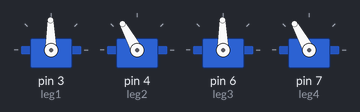
The sketch below on a simulated Arduino Uno, built with avr-gcc and run on an emulated ATmega328P. On the bench: 4 × servo.

Above: at 1.05 s.
At 2.15 s:
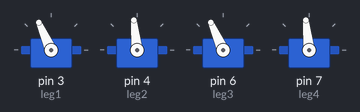
At 4.35 s:
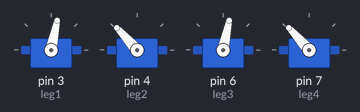
At 7.7 s:
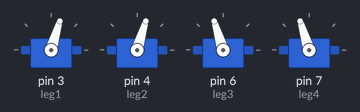
At 11.0 s:
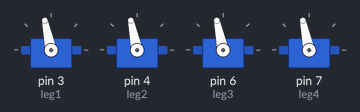
At 14.35 s:
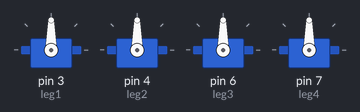
Timing chart, 0 to 18.4 s (numbered marks = the images above):
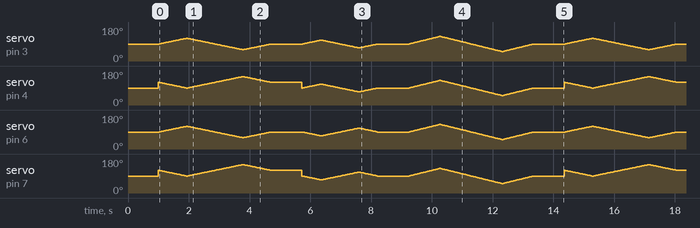

The sketch:

robot_motions.ino
```cpp
#include <Servo.h>

Servo leg1;
Servo leg2;
Servo leg3;
Servo leg4;

void setup() {
  leg1.attach(3);
  leg2.attach(4);
  leg3.attach(6);
  leg4.attach(7);

  leg1.write(90);
  leg2.write(90);
  leg3.write(90);
  leg4.write(90);
  delay(1000);
}

void loop() {
  forwardAndBack();
  delay(1000);

  sideTilt();
  delay(1000);

  happyDance();
  delay(1000);
}

void forwardAndBack() {
  for (int pos = 90; pos <= 120; pos += 1) {
    leg1.write(pos);
    leg3.write(pos);
    int pos2 = 210 - pos;
    leg2.write(pos2);
    leg4.write(pos2);
    delay(30);
  }

  for (int pos = 120; pos >= 60; pos -= 1) {
    leg1.write(pos);
    leg3.write(pos);
    int pos2 = 210 - pos;
    leg2.write(pos2);
    leg4.write(pos2);
    delay(30);
  }

  for (int pos = 60; pos <= 90; pos += 1) {
    leg1.write(pos);
    leg3.write(pos);
    int pos2 = 210 - pos;
    leg2.write(pos2);
    leg4.write(pos2);
    delay(30);
  }
}

void sideTilt() {
  for (int pos = 90; pos <= 110; pos += 1) {
    leg1.write(pos);
    leg2.write(pos);
    int pos2 = 180 - pos;
    leg3.write(pos2);
    leg4.write(pos2);
    delay(30);
  }

  for (int pos = 110; pos >= 70; pos -= 1) {
    leg1.write(pos);
    leg2.write(pos);
    int pos2 = 180 - pos;
    leg3.write(pos2);
    leg4.write(pos2);
    delay(30);
  }

  for (int pos = 70; pos <= 90; pos += 1) {
    leg1.write(pos);
    leg2.write(pos);
    int pos2 = 180 - pos;
    leg3.write(pos2);
    leg4.write(pos2);
    delay(30);
  }
}

void happyDance() {
  for (int pos = 90; pos <= 130; pos += 1) {
    leg1.write(pos);
    leg2.write(pos);
    leg3.write(pos);
    leg4.write(pos);
    delay(25);
  }

  for (int pos = 130; pos >= 50; pos -= 1) {
    leg1.write(pos);
    leg2.write(pos);
    leg3.write(pos);
    leg4.write(pos);
    delay(25);
  }

  for (int pos = 50; pos <= 90; pos += 1) {
    leg1.write(pos);
    leg2.write(pos);
    leg3.write(pos);
    leg4.write(pos);
    delay(25);
  }
}
```
